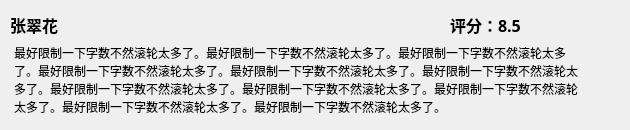
<?xml version="1.0" encoding="UTF-8"?>
<ui version="4.0">
 <class>CommentWidget</class>
 <widget class="QWidget" name="CommentWidget">
  <property name="geometry">
   <rect>
    <x>0</x>
    <y>0</y>
    <width>630</width>
    <height>130</height>
   </rect>
  </property>
  <property name="windowTitle">
   <string>Form</string>
  </property>
  <widget class="QLabel" name="NameLabel">
   <property name="geometry">
    <rect>
     <x>10</x>
     <y>10</y>
     <width>480</width>
     <height>30</height>
    </rect>
   </property>
   <property name="font">
    <font>
     <family>等线</family>
     <pointsize>12</pointsize>
     <weight>75</weight>
     <bold>true</bold>
    </font>
   </property>
   <property name="text">
    <string>张翠花</string>
   </property>
  </widget>
  <widget class="QLabel" name="RateLabel">
   <property name="geometry">
    <rect>
     <x>450</x>
     <y>10</y>
     <width>141</width>
     <height>30</height>
    </rect>
   </property>
   <property name="font">
    <font>
     <family>等线</family>
     <pointsize>12</pointsize>
     <weight>75</weight>
     <bold>true</bold>
    </font>
   </property>
   <property name="text">
    <string>评分：8.5</string>
   </property>
  </widget>
  <widget class="QTextBrowser" name="CommentText">
   <property name="geometry">
    <rect>
     <x>10</x>
     <y>40</y>
     <width>580</width>
     <height>80</height>
    </rect>
   </property>
   <property name="palette">
    <palette>
     <active>
      <colorrole role="Base">
       <brush brushstyle="SolidPattern">
        <color alpha="0">
         <red>38</red>
         <green>107</green>
         <blue>255</blue>
        </color>
       </brush>
      </colorrole>
     </active>
     <inactive>
      <colorrole role="Base">
       <brush brushstyle="SolidPattern">
        <color alpha="0">
         <red>38</red>
         <green>107</green>
         <blue>255</blue>
        </color>
       </brush>
      </colorrole>
     </inactive>
     <disabled>
      <colorrole role="Base">
       <brush brushstyle="SolidPattern">
        <color alpha="255">
         <red>240</red>
         <green>240</green>
         <blue>240</blue>
        </color>
       </brush>
      </colorrole>
     </disabled>
    </palette>
   </property>
   <property name="autoFillBackground">
    <bool>false</bool>
   </property>
   <property name="frameShape">
    <enum>QFrame::NoFrame</enum>
   </property>
   <property name="html">
    <string>&lt;!DOCTYPE HTML PUBLIC &quot;-//W3C//DTD HTML 4.0//EN&quot; &quot;http://www.w3.org/TR/REC-html40/strict.dtd&quot;&gt;
&lt;html&gt;&lt;head&gt;&lt;meta name=&quot;qrichtext&quot; content=&quot;1&quot; /&gt;&lt;style type=&quot;text/css&quot;&gt;
p, li { white-space: pre-wrap; }
&lt;/style&gt;&lt;/head&gt;&lt;body style=&quot; font-family:'SimSun'; font-size:9pt; font-weight:400; font-style:normal;&quot;&gt;
&lt;p style=&quot; margin-top:0px; margin-bottom:0px; margin-left:0px; margin-right:0px; -qt-block-indent:0; text-indent:0px;&quot;&gt;最好限制一下字数不然滚轮太多了。最好限制一下字数不然滚轮太多了。最好限制一下字数不然滚轮太多了。最好限制一下字数不然滚轮太多了。最好限制一下字数不然滚轮太多了。最好限制一下字数不然滚轮太多了。最好限制一下字数不然滚轮太多了。最好限制一下字数不然滚轮太多了。最好限制一下字数不然滚轮太多了。最好限制一下字数不然滚轮太多了。最好限制一下字数不然滚轮太多了。&lt;/p&gt;&lt;/body&gt;&lt;/html&gt;</string>
   </property>
   <property name="acceptRichText">
    <bool>false</bool>
   </property>
  </widget>
 </widget>
 <resources/>
 <connections/>
</ui>
